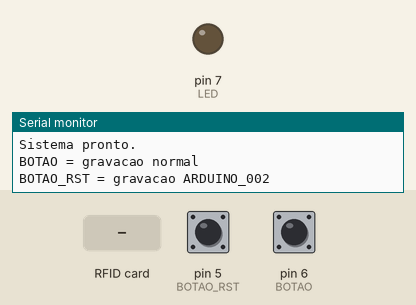
This sketch was run on a simulated Arduino Uno, built with avr-gcc and run on an emulated ATmega328P. On the bench: output pins drawn as LEDs (lit = HIGH), the last lines printed to the serial monitor. Dashed ring = blinking. Inputs (shaded band) come from the test bench; at power-on: pin 6 (BOTAO) HIGH, pin 5 (BOTAO_RST) HIGH. Pins used as bus, display or sensor lines are not drawn.

Above: at 1.2 s.
1.3 s: pin 6 (BOTAO) pulled LOW for 0.15 s
At 1.45 s:
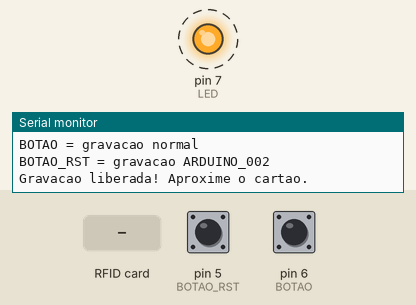
4.4 s: pin 5 (BOTAO_RST) pulled LOW for 0.15 s
At 5.7 s:
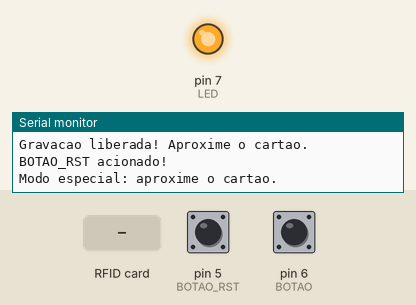
6.0 s: RFID card 5E 7A 19 C4 held to the reader
At 6.6 s:
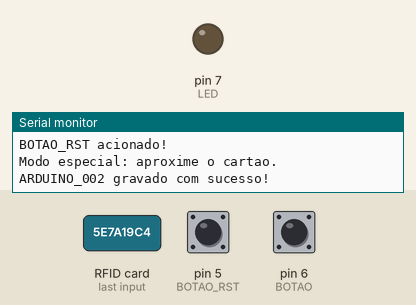
7.5 s: pin 5 (BOTAO_RST) pulled LOW for 1 s
At 8.0 s:
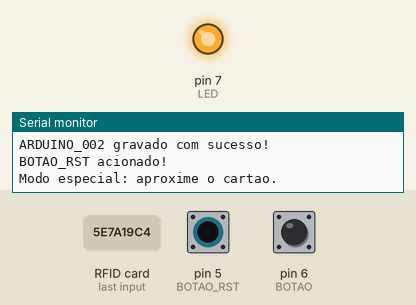
Timing chart, 0 to 10.5 s (numbered marks = the images above; inputs shaded):
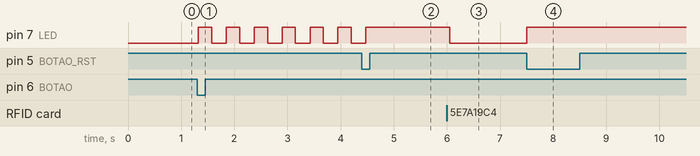

The sketch:

rfid-liberacao-do-cartao.ino
```cpp
//Bibliotecas:
#include <SPI.h>
#include <MFRC522.h>

//Pinos:
#define SS_PIN 10
#define RST_PIN 9
#define LED 7
#define BOTAO 6
#define BOTAO_RST 5

//Objeto rfid:
MFRC522 rfid(SS_PIN, RST_PIN);

//chave (key) de autenticaçao do cartão:
MFRC522::MIFARE_Key key;


// São duas mensagens/códigos que podem ser gravados no cartão
// A primeira "ARDUINO_002     " é usada para o começo da sessão e vai resultar em "acesso negado" para a liberação da trava da atividade
// A segunda "ARDUINO_001     " libera a trava
// A principal adaptação necessária é substituir BOTAO por um mecanismo de sinalização de software com o fim do minijogo
// BOTAO_RST é importante para permitir que a atividade seja configurada para a sessão

void setup() {

  // Começo/inicialização da comunicação serial, SPI e do módulo rfid
  Serial.begin(9600);
  SPI.begin();
  rfid.PCD_Init();

  //Configuração dos pinos
  pinMode(LED, OUTPUT);
  pinMode(BOTAO, INPUT_PULLUP);       // Botão ligado ao GND
  pinMode(BOTAO_RST, INPUT_PULLUP);   // Botão RESET ligado ao GND

  digitalWrite(LED, LOW);

  Serial.println("Sistema pronto.");
  Serial.println("BOTAO = gravacao normal");
  Serial.println("BOTAO_RST = gravacao ARDUINO_002");

  // Chave padrão (0x) FF FF FF FF FF FF
  for (byte i = 0; i < 6; i++) {
    key.keyByte[i] = 0xFF;
  }
}

void loop() {

  //Aguarda o botão ser pressionado
  if (digitalRead(BOTAO_RST) == LOW) {

    Serial.println("BOTAO_RST acionado!");
    Serial.println("Modo especial: aproxime o cartao.");

    // LED acende
    digitalWrite(LED, HIGH);

    // Aguarda o cartão
    while (!rfid.PICC_IsNewCardPresent()) {
      delay(50);
    }

    // Aguarda a leitura do cartão
    while (!rfid.PICC_ReadCardSerial()) {
      delay(50);
    }

    // Bloco 4 do mifare
    byte bloco = 4;

    // Mensagem que vai ser gravada no cartão
    byte dados[16] = {
      'A','R','D','U','I','N','O',
      '_',
      '0','0','2',
      ' ',
      ' ',
      ' ',
      ' ',
      ' '
    };

    // status da gravação
    MFRC522::StatusCode status;

    // Autenticação
    status = rfid.PCD_Authenticate(
        MFRC522::PICC_CMD_MF_AUTH_KEY_A,
        bloco,
        &key,
        &(rfid.uid));

    // Confere se a autenticação ocorreu
    if (status != MFRC522::STATUS_OK) {

      Serial.print("Erro de autenticacao: ");
      Serial.println(rfid.GetStatusCodeName(status));

      digitalWrite(LED, LOW);

    } else {

      // Grava a mensagem
      status = rfid.MIFARE_Write(bloco, dados, 16);

      if (status == MFRC522::STATUS_OK) {

        Serial.println("ARDUINO_002 gravado com sucesso!");
        digitalWrite(LED, LOW);

      } else {

        Serial.print("Erro na gravacao: ");
        Serial.println(rfid.GetStatusCodeName(status));

        digitalWrite(LED, LOW);
      }
    }

    // Fim da comunicação
    rfid.PICC_HaltA();
    rfid.PCD_StopCrypto1();

    // Aguarda o BOTAO_RST ser solto
    while (digitalRead(BOTAO_RST) == LOW) {
      delay(50);
    }

    delay(300);

    // Volta para o funcionamento normal
    return;
  }

  // Aguarda o botão ser pressionado
  while (digitalRead(BOTAO) == HIGH) {

    // Durante a espera, verifica também o BOTAO_RST
    if (digitalRead(BOTAO_RST) == LOW) {
      return;
    }

    digitalWrite(LED, LOW);
  }

  Serial.println("Gravacao liberada! Aproxime o cartao.");

  // Aguarda o cartão
  while (!rfid.PICC_IsNewCardPresent()) {

    // Se BOTAO_RST for pressionado durante a espera, abandona a operação normal e volta
    if (digitalRead(BOTAO_RST) == LOW) {
      digitalWrite(LED, LOW);
      return;
    }

    digitalWrite(LED, HIGH);
    delay(250);
    digitalWrite(LED, LOW);
    delay(250);
  }

  //Processo análogo ao anterior:
  while (!rfid.PICC_ReadCardSerial());

  byte bloco = 4;

  byte dados[16] = {
    'A','R','D','U','I','N','O',
    '_',
    '0','0','1',
    ' ',
    ' ',
    ' ',
    ' ',
    ' '
  };

  MFRC522::StatusCode status;

  status = rfid.PCD_Authenticate(
      MFRC522::PICC_CMD_MF_AUTH_KEY_A,
      bloco,
      &key,
      &(rfid.uid));

  if (status != MFRC522::STATUS_OK) {

    Serial.print("Erro de autenticacao: ");
    Serial.println(rfid.GetStatusCodeName(status));

    digitalWrite(LED, LOW);
    return;
  }

  status = rfid.MIFARE_Write(bloco, dados, 16);

  if (status == MFRC522::STATUS_OK) {

    Serial.println("Dados gravados com sucesso!");

    // Para de piscar e mantém o LED aceso
    digitalWrite(LED, HIGH);
    delay(3000);

  } else {

    Serial.print("Erro na gravacao: ");
    Serial.println(rfid.GetStatusCodeName(status));

    digitalWrite(LED, LOW);
  }

  rfid.PICC_HaltA();
  rfid.PCD_StopCrypto1();

  while (digitalRead(BOTAO) == LOW);

  delay(300);
}
```

Measured:
- after the input at 1.3 s, pin 7 (LED): alternates HIGH for 0.25 s and LOW for 0.28 s, starting at once
- after the input at 4.4 s, pin 7 (LED): goes on until 4.5 s, then stays HIGH
- after the input at 6.0 s, pin 7 (LED): HIGH → LOW after 0.06 s
- after the input at 7.5 s, pin 7 (LED): LOW → HIGH at once
